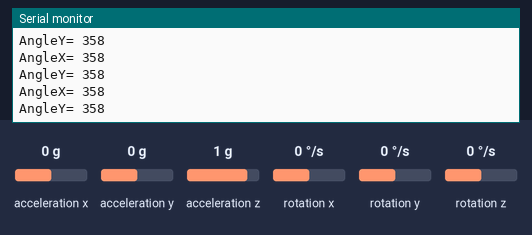
Bench run of a sketch on a simulated Arduino Uno, built with avr-gcc and run on an emulated ATmega328P. Parts: the last lines printed to the serial monitor. Wiring (inferred from the names in the program): MPU-6050 motion sensor at I2C address 0x68. The test bench sets the inputs (shaded band); at power-on: acceleration x 0 g, acceleration z 1 g, acceleration y 0 g, rotation x 0 °/s, rotation y 0 °/s, rotation z 0 °/s. No radio packets arrive unless stated.

Above: at 1.2 s.
1.3 s: acceleration x set to 0.8 g
At 2.3 s:
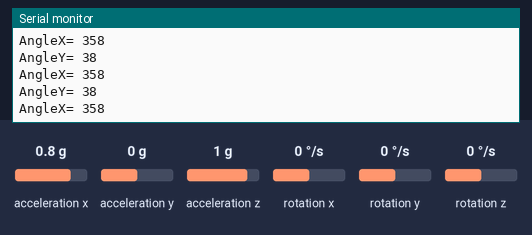
4.3 s: acceleration z set to -1.4 g
At 4.8 s:
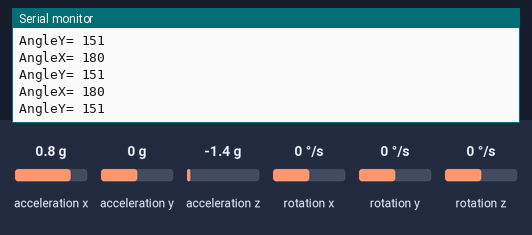
7.3 s: acceleration z set to 0 g
At 8.4 s:
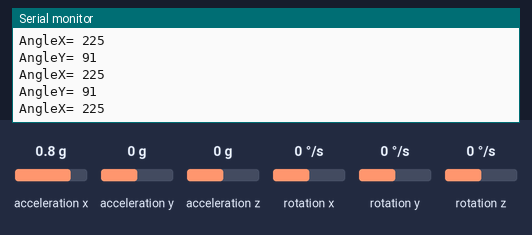
10.3 s: acceleration y set to 0.8 g
At 11.0 s:
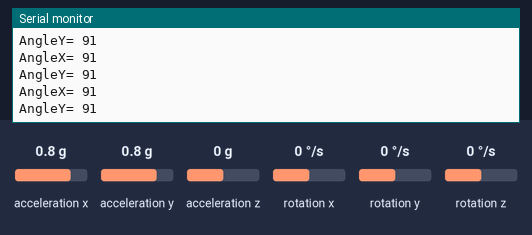
Timing chart, 0 to 13.3 s (numbered marks = the images above; inputs shaded):
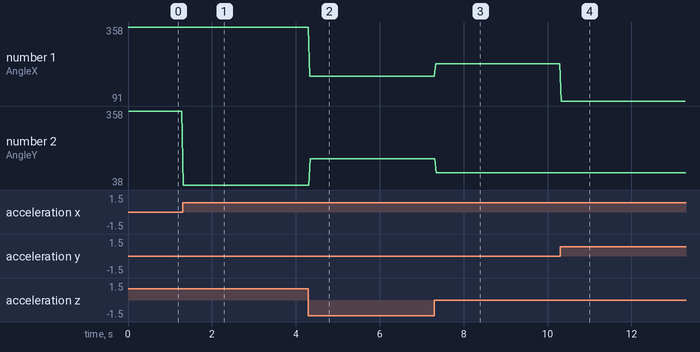

The sketch:

Transmitter_Gesture_Controlled_Robot.ino
```cpp
/*
Transmitter Hand Gesture Controlled Robot
by:Papuav
instagram: papua_tronics
youtube: Papuav

*/

//Library needed
#include <SPI.h>
#include <nRF24L01.h>
#include <RF24.h>
#include<Wire.h>


RF24 radio(7,8); // CE, CSN Connection in  Digital Pins
const byte address[6] = "00001";
char xyData[32] = "";
int joystick[2];
const int MPU_addr=0x68;
int16_t AcX,AcY,AcZ,Tmp,GyX,GyY,GyZ;

int minVal=265;
int maxVal=402;

int x;
int y;
int z;


void setup(){

  //MPU6050 gyroscope Setup
  Wire.begin();
  Wire.beginTransmission(MPU_addr);
  Wire.write(0x6B);
  Wire.write(0);
  Wire.endTransmission(true);

  //NRF24l01 Wireless Transmitter Setup
  radio.begin();
  radio.openWritingPipe(address);
  radio.setPALevel(RF24_PA_MAX);
  radio.stopListening();
  Serial.begin(9600);
}

//Code for The MPU6050
void loop(){
  Wire.beginTransmission(MPU_addr);
  Wire.write(0x3B);
  Wire.endTransmission(false);
  Wire.requestFrom(MPU_addr,14,true);
  AcX=Wire.read()<<8|Wire.read();
  AcY=Wire.read()<<8|Wire.read();
  AcZ=Wire.read()<<8|Wire.read();
  int xAng = map(AcX,minVal,maxVal,-90,90);
  int yAng = map(AcY,minVal,maxVal,-90,90);
  int zAng = map(AcZ,minVal,maxVal,-90,90);

  joystick[0] = RAD_TO_DEG * (atan2(-yAng, -zAng)+PI);
  joystick[1] = RAD_TO_DEG * (atan2(-xAng, -zAng)+PI);

  radio.write( joystick, sizeof(joystick) );

  Serial.print("AngleX= ");
  Serial.println(joystick[0]);

  Serial.print("AngleY= ");
  Serial.println(joystick[1]);
  delay(30);
}
```

Measured:
- after the input at 1.3 s, the serial monitor: prints a new line at once (image 1)
- after the input at 4.3 s, the serial monitor: prints a new line at once (image 2)
- after the input at 7.3 s, the serial monitor: prints a new line at once (image 3)
- after the input at 10.3 s, the serial monitor: prints a new line at once (image 4)
- plotted number 1: 358 → 180 after the input at 4.3 s, 180 → 225 after the input at 7.3 s
- plotted number 2: 358 → 38 after the input at 1.3 s, 38 → 151 after the input at 4.3 s, 151 → 91 after the input at 7.3 s
